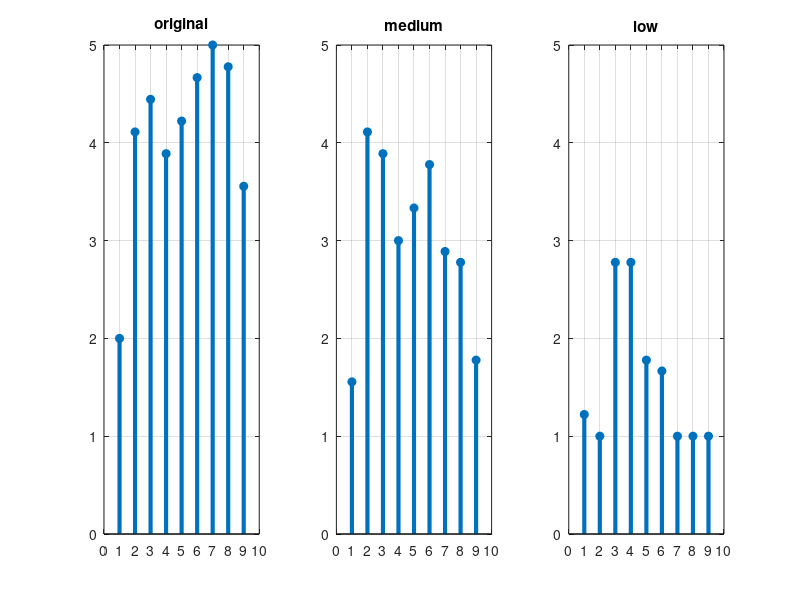

This figure's MATLAB source: (Note: this script raises an error after producing the figure.)
clc
clear
close all

% TEAM I (COMPRESSION)
% 
% Paolo          (1-3)
% Federico       (4-6)
% Marianna       (7-9)
% Flavio         (10-12)
% Giovanni       (13-15)
% Samuele        (16-18)
% Maedeh         (19-21)
% AMIN           (22-24)
% Amir           (25-27)

%% vectors

%index and total scores (see table)
% 1       18
% 27      9
% 2       14
% 6       9
% 9       25
% 5       37
% 17      34
% 22      43
% 8       35
% 23      25
% 3       11
% 16      42
% 13      38
% 15      16
% 19      45
% 18      15
% 12      25
% 10      35
% 4       37
% 20      26
% 7       40
% 14      30
% 25      32
% 11      27
% 24      9
% 21      9
% 26      16

original=[18 37 40 35 38 42 45 43 32]'/9;     %index 1,4,7...
medium=[14 37 35 27 30 34 26 25 16]'/9;       %index 2,5,...
low=[11 9 25 25 16 15 9 9 9]'/9;              %index 3,6...

%% histograms

%all together
figure;
subplot(1,3,1);
stem(original,'filled', 'LineWidth',3);
xlim([0 10]);                               %maintaining the same scale
ylim([0 5]);
xticks(0:10);                               %otherwise on the x axis shows only 2-4-6...
title('original');
grid on
subplot(1,3,2);
stem(medium,'filled', 'LineWidth',3);
xlim([0 10]);
ylim([0 5]);
xticks(0:10);
title('medium');
grid on
subplot(1,3,3);
stem(low,'filled', 'LineWidth',3);
xlim([0 10]);
ylim([0 5]);
xticks(0:10);
title('low');
grid on

% Create the final histogram

l_tot = sum(low)/length(low);
m_tot = sum(medium)/length(medium);
o_tot = sum(original)/length(original);
counts = [o_tot,m_tot,l_tot];

%variances
l_var=var(low);
m_var=var(medium);
o_var=var(original);

figure;
histogram('Categories',{'Original','Medium','Low'}, 'BinCounts',counts)
title(sprintf('Original: m=%.2f var=%.2f \n Medium: m=%.2f var=%.2f \n Low: m=%.2f var=%.2f ',o_tot,o_var,m_tot,m_var,l_tot,l_var));